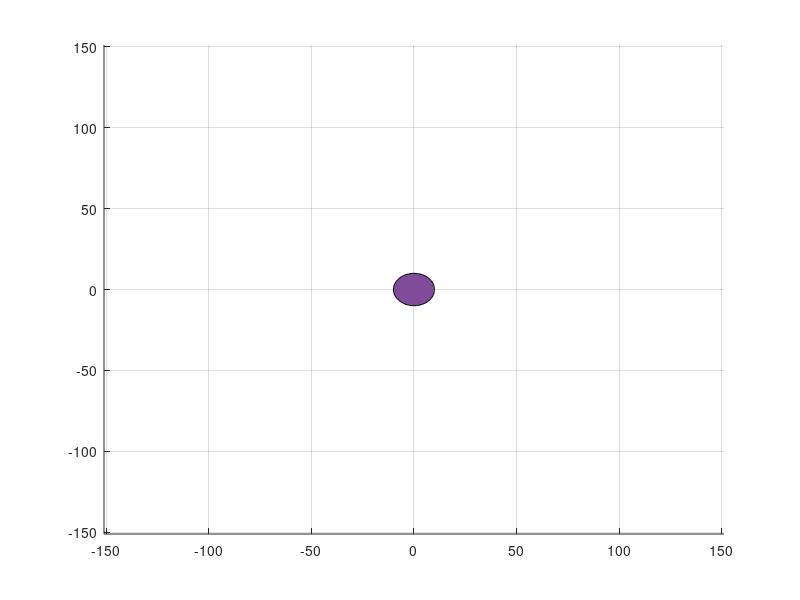

MATLAB code to generate this figure: (Note: this script raises an error after producing the figure.)
clear
clc
Area_X=150;
Area_Y=150;
%% make a circle & rectangle
r=10; % set a radius
color1=[.5 .3 .6]; % set a color1
x=r*cos(linspace(0,2*pi));
y=r*sin(linspace(0,2*pi));

L=3;
W=1;
rec=[-W/2 -L/2; W/2 -L/2; W/2 L/2; -W/2 L/2];
color2=[.4 .3 .2];

%% build a path (ccw circle)
p_x=100*cos(linspace(0,2*pi));
p_y=100*sin(linspace(0,2*pi));
p_z=zeros(1,100);
Pos=[p_x; p_y; p_z];

%% build a orientation
phi=linspace(0,2*pi);

%% build the object
figure(1)
axis([-(Area_X+1) (Area_X+1) -(Area_Y+1) (Area_Y+1)])
grid on
circle_0=hgtransform;
patch('XData',x,'YData',y,'Facecolor',color1,'Parent',circle_0);
line=animatedline;
set(line,'Parent',circle_0)
addpoints(line,[0;0],[0;20]);

rectangle_1=hgtransform;
patch('Faces',[1 2 3 4],'Vertices',rec,'Facecolor',color2,'Parent',rectangle_1);

rectangle_2=hgtransform;
patch('Faces',[1 2 3 4],'Vertices',rec,'Facecolor',color2,'Parent',rectangle_2);
set(rectangle_1,'Parent',circle_0)
set(rectangle_2,'Parent',circle_0)
rectangle_1.Matrix=makehgtform("translate",[0; 5; 0])*makehgtform("zrotate",2*pi/100);
rectangle_2.Matrix=makehgtform("translate",[0;-5; 0])*makehgtform("zrotate",-2*pi/100);

%% move the object
for ii=1:100
    position=makehgtform("translate",Pos(:,ii))*makehgtform("zrotate",phi(ii));
    set(circle_0,'Matrix',position)
    hold on
    scatter(Pos(1,ii),Pos(2,ii),'.')
    pause(0.1)
end
hold off